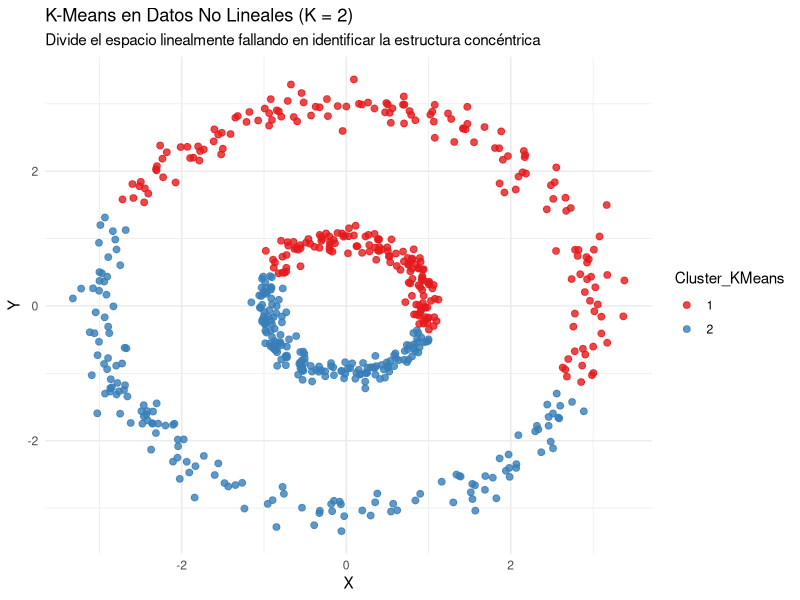
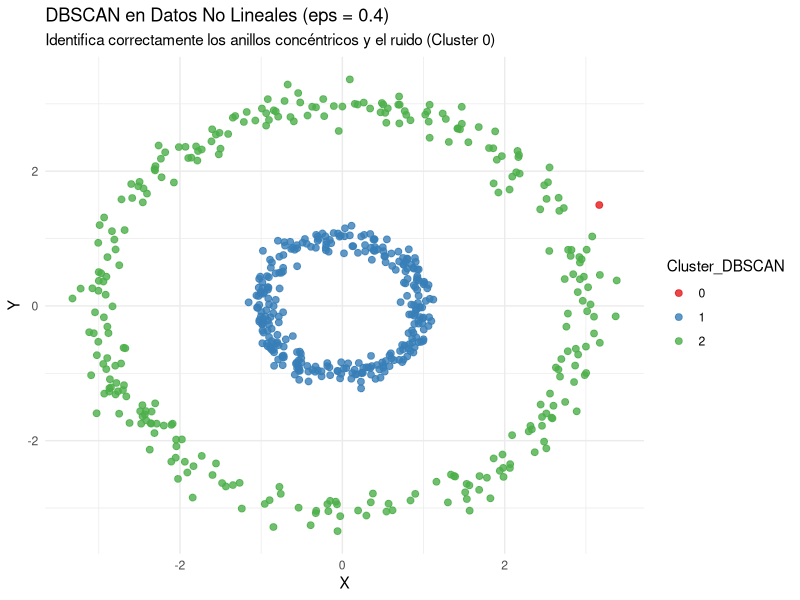

R code for these plots, in order:
# ==============================================================================
# 25_clustering_dbscan.R: Agrupamiento DBSCAN vs K-Means
# ==============================================================================

# 1. Carga de librerías
library(tidyverse)
# Nota: Si no tiene instalado 'dbscan', ejecute: install.packages("dbscan")
library(dbscan)

# 2. Simulación de datos con formas geométricas no lineales (Dos círculos concéntricos)
set.seed(111)
n_puntos <- 300

# Círculo interior
r1 <- 1
theta1 <- runif(n_puntos, 0, 2 * pi)
x1 <- r1 * cos(theta1) + rnorm(n_puntos, sd = 0.1)
y1 <- r1 * sin(theta1) + rnorm(n_puntos, sd = 0.1)

# Círculo exterior
r2 <- 3
theta2 <- runif(n_puntos, 0, 2 * pi)
x2 <- r2 * cos(theta2) + rnorm(n_puntos, sd = 0.15)
y2 <- r2 * sin(theta2) + rnorm(n_puntos, sd = 0.15)

datos <- tibble(
  X = c(x1, x2),
  Y = c(y1, y2)
)

# 3. Modelado
# Algoritmo A: K-Means (K = 2) - Fracasa en formas no esféricas
modelo_km <- kmeans(datos, centers = 2, nstart = 25)

# Algoritmo B: DBSCAN (basado en densidad)
# eps: distancia de vecindad, minPts: número mínimo de puntos en vecindad
modelo_dbscan <- dbscan(datos, eps = 0.4, minPts = 5)

# 4. Evaluación y Visualización Comparativa
datos_resultado <- datos %>%
  mutate(
    Cluster_KMeans = as.factor(modelo_km$cluster),
    # El valor 0 en DBSCAN indica ruido/outliers
    Cluster_DBSCAN = as.factor(modelo_dbscan$cluster)
  )

# Gráfico para K-Means
plot_km <- ggplot(datos_resultado, aes(x = X, y = Y, color = Cluster_KMeans)) +
  geom_point(size = 2, alpha = 0.8) +
  scale_color_brewer(palette = "Set1") +
  theme_minimal() +
  labs(title = "K-Means en Datos No Lineales (K = 2)",
       subtitle = "Divide el espacio linealmente fallando en identificar la estructura concéntrica")

# Gráfico para DBSCAN
plot_dbscan <- ggplot(datos_resultado, aes(x = X, y = Y, color = Cluster_DBSCAN)) +
  geom_point(size = 2, alpha = 0.8) +
  scale_color_brewer(palette = "Set1") +
  theme_minimal() +
  labs(title = "DBSCAN en Datos No Lineales (eps = 0.4)",
       subtitle = "Identifica correctamente los anillos concéntricos y el ruido (Cluster 0)")

# Imprimir los gráficos
print(plot_km)
print(plot_dbscan)
